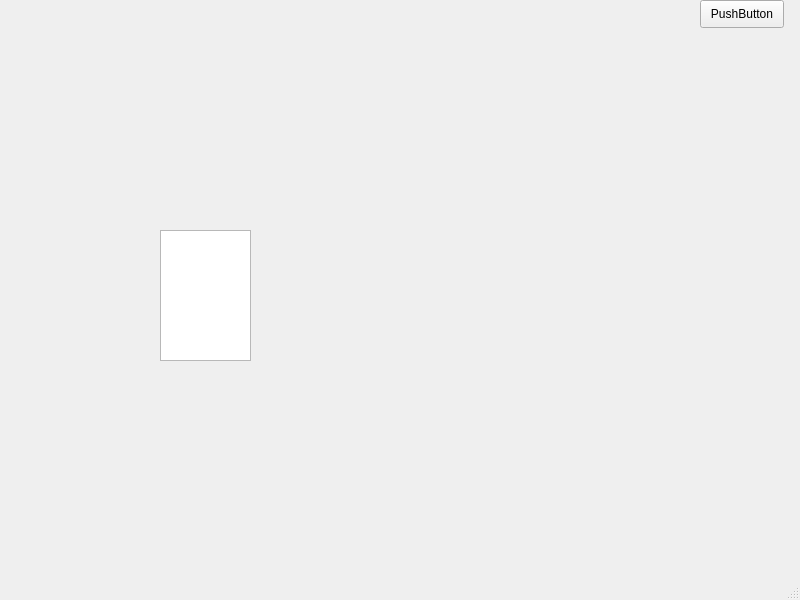
<?xml version="1.0" encoding="UTF-8"?>
<ui version="4.0">
 <class>MainWindow</class>
 <widget class="QMainWindow" name="MainWindow">
  <property name="geometry">
   <rect>
    <x>0</x>
    <y>0</y>
    <width>800</width>
    <height>600</height>
   </rect>
  </property>
  <property name="windowTitle">
   <string>MainWindow</string>
  </property>
  <widget class="QWidget" name="centralwidget">
   <widget class="QGraphicsView" name="graphicsView">
    <property name="geometry">
     <rect>
      <x>160</x>
      <y>230</y>
      <width>91</width>
      <height>131</height>
     </rect>
    </property>
   </widget>
   <widget class="QPushButton" name="pushButton">
    <property name="geometry">
     <rect>
      <x>700</x>
      <y>0</y>
      <width>84</width>
      <height>28</height>
     </rect>
    </property>
    <property name="text">
     <string>PushButton</string>
    </property>
   </widget>
  </widget>
  <widget class="QMenuBar" name="menubar">
   <property name="geometry">
    <rect>
     <x>0</x>
     <y>0</y>
     <width>800</width>
     <height>25</height>
    </rect>
   </property>
  </widget>
  <widget class="QStatusBar" name="statusbar"/>
 </widget>
 <resources/>
 <connections/>
</ui>
